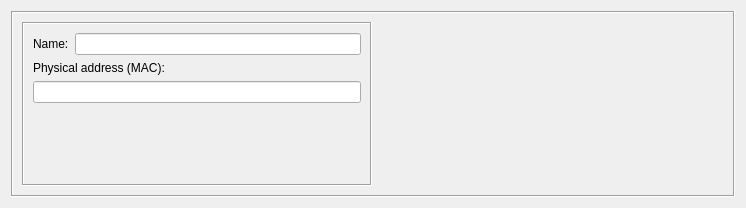
<?xml version="1.0" encoding="UTF-8"?>
<ui version="4.0">
 <class>PhysAddressDialog_q</class>
 <widget class="QWidget" name="PhysAddressDialog_q">
  <property name="enabled">
   <bool>true</bool>
  </property>
  <property name="geometry">
   <rect>
    <x>0</x>
    <y>0</y>
    <width>746</width>
    <height>208</height>
   </rect>
  </property>
  <property name="windowTitle">
   <string>physAddress</string>
  </property>
  <layout class="QGridLayout" name="gridLayout">
   <item row="0" column="0">
    <widget class="QFrame" name="frame7">
     <property name="frameShape">
      <enum>QFrame::Box</enum>
     </property>
     <property name="frameShadow">
      <enum>QFrame::Sunken</enum>
     </property>
     <layout class="QGridLayout">
      <item row="0" column="0" rowspan="2">
       <widget class="QFrame" name="frame46">
        <property name="sizePolicy">
         <sizepolicy hsizetype="Fixed" vsizetype="Preferred">
          <horstretch>0</horstretch>
          <verstretch>0</verstretch>
         </sizepolicy>
        </property>
        <property name="minimumSize">
         <size>
          <width>350</width>
          <height>0</height>
         </size>
        </property>
        <property name="maximumSize">
         <size>
          <width>350</width>
          <height>16777215</height>
         </size>
        </property>
        <property name="frameShape">
         <enum>QFrame::Box</enum>
        </property>
        <property name="frameShadow">
         <enum>QFrame::Sunken</enum>
        </property>
        <layout class="QGridLayout" name="gridLayout_2">
         <item row="0" column="0">
          <widget class="QLabel" name="textLabel1">
           <property name="text">
            <string>Name:</string>
           </property>
           <property name="wordWrap">
            <bool>false</bool>
           </property>
          </widget>
         </item>
         <item row="0" column="1">
          <widget class="QLineEdit" name="obj_name">
           <property name="sizePolicy">
            <sizepolicy hsizetype="Preferred" vsizetype="Fixed">
             <horstretch>200</horstretch>
             <verstretch>0</verstretch>
            </sizepolicy>
           </property>
           <property name="minimumSize">
            <size>
             <width>0</width>
             <height>0</height>
            </size>
           </property>
          </widget>
         </item>
         <item row="1" column="0" colspan="2">
          <widget class="QLabel" name="textLabel2_2">
           <property name="text">
            <string>Physical address (MAC):</string>
           </property>
           <property name="wordWrap">
            <bool>false</bool>
           </property>
          </widget>
         </item>
         <item row="2" column="0" colspan="2">
          <widget class="QLineEdit" name="pAddress">
           <property name="sizePolicy">
            <sizepolicy hsizetype="Preferred" vsizetype="Fixed">
             <horstretch>0</horstretch>
             <verstretch>0</verstretch>
            </sizepolicy>
           </property>
          </widget>
         </item>
         <item row="3" column="1">
          <spacer name="verticalSpacer">
           <property name="orientation">
            <enum>Qt::Vertical</enum>
           </property>
           <property name="sizeHint" stdset="0">
            <size>
             <width>20</width>
             <height>70</height>
            </size>
           </property>
          </spacer>
         </item>
        </layout>
       </widget>
      </item>
      <item row="0" column="1">
       <widget class="CommentKeywords" name="commentKeywords" native="true">
        <property name="sizePolicy">
         <sizepolicy hsizetype="Expanding" vsizetype="Expanding">
          <horstretch>0</horstretch>
          <verstretch>0</verstretch>
         </sizepolicy>
        </property>
       </widget>
      </item>
     </layout>
    </widget>
   </item>
  </layout>
 </widget>
 <customwidgets>
  <customwidget>
   <class>CommentKeywords</class>
   <extends>QWidget</extends>
   <header>CommentKeywords.h</header>
   <container>1</container>
  </customwidget>
 </customwidgets>
 <tabstops>
  <tabstop>obj_name</tabstop>
  <tabstop>pAddress</tabstop>
 </tabstops>
 <resources>
  <include location="MainRes.qrc"/>
 </resources>
 <connections>
  <connection>
   <sender>obj_name</sender>
   <signal>editingFinished()</signal>
   <receiver>PhysAddressDialog_q</receiver>
   <slot>changed()</slot>
   <hints>
    <hint type="sourcelabel">
     <x>20</x>
     <y>20</y>
    </hint>
    <hint type="destinationlabel">
     <x>20</x>
     <y>20</y>
    </hint>
   </hints>
  </connection>
  <connection>
   <sender>pAddress</sender>
   <signal>editingFinished()</signal>
   <receiver>PhysAddressDialog_q</receiver>
   <slot>changed()</slot>
   <hints>
    <hint type="sourcelabel">
     <x>20</x>
     <y>20</y>
    </hint>
    <hint type="destinationlabel">
     <x>20</x>
     <y>20</y>
    </hint>
   </hints>
  </connection>
 </connections>
</ui>
